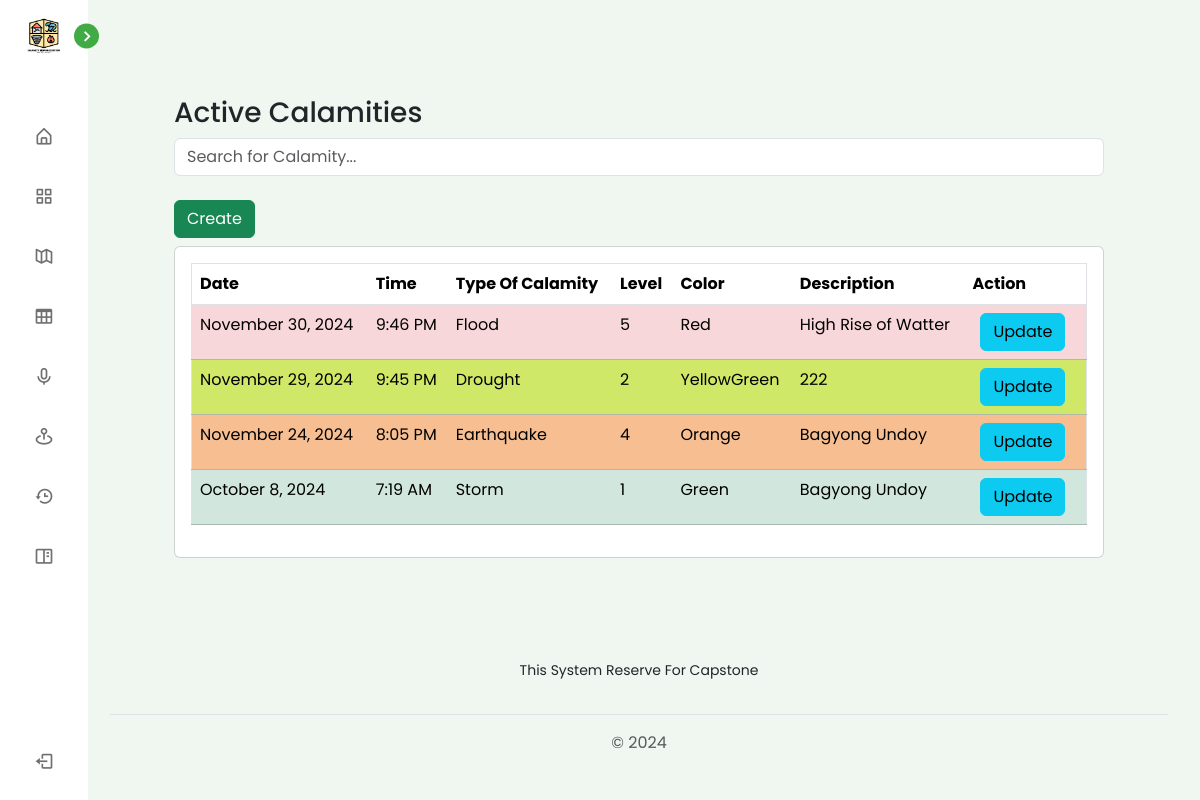
The page /view/pages/admin/calamity.php (signed in) on the database its author committed.
### tables this page shows
CREATE TABLE `tbl_calamity` (
  `id` int(11) NOT NULL,
  `calamity_id` varchar(255) NOT NULL,
  `calamity_type_id` varchar(255) NOT NULL,
  `calamity_status_id` varchar(255) NOT NULL,
  `calamity_description` varchar(255) NOT NULL,
  `calamity_active` tinyint(1) NOT NULL,
  `calamity_date` date NOT NULL,
  `calamity_time` time NOT NULL
);

CREATE TABLE `tbl_type_of_calamity` (
  `id` int(11) NOT NULL,
  `type_calamity_id` varchar(255) NOT NULL,
  `type_calamity_type` varchar(255) NOT NULL,
  `type_calamity_description` varchar(255) NOT NULL
);

CREATE TABLE `tbl_calamity_status` (
  `id` int(11) NOT NULL,
  `status_id` varchar(255) NOT NULL,
  `status_level` varchar(255) NOT NULL,
  `status_color` varchar(255) NOT NULL,
  `status_description` varchar(255) NOT NULL
);

### connection/connection.php (called while the page is built, shortened)
<?php
class config {
    public function __construct(){
        $dsn = "mysql:host=".H.";dbname=".DB;
        $username = U;
        $password = P;
        try {
            $this->pdo = new PDO($dsn, $username, $password);
        } catch (PDOException $e) {
            die("Connection failed: " . $e->getMessage());
        }
    }
}
?>

### controller/CalamityController.php (called while the page is built, shortened)
<?php
require_once('../../../services/CalamityServices.php');
$calamityService = new CalamityServices();
?>

### services/CalamityServices.php (called while the page is built, shortened)
<?php
require_once("../../../connection/connection.php");
class CalamityServices extends config {
    public function getActiveCalamity() {
        try {
            $query = "SELECT
                            c.id,
                            c.calamity_active,
                            c.calamity_date,
                            c.calamity_time,
                            c.calamity_description,
                            cs.status_id,
                            cs.status_level,
                            cs.status_color,
                            cs.status_description,
                            tc.type_calamity_id,
                            tc.type_calamity_type,
                            tc.type_calamity_description
                        FROM
                            tbl_calamity c
                        JOIN
                            tbl_calamity_status cs
                            ON c.calamity_status_id = cs.status_id
                        JOIN
                            tbl_type_of_calamity tc
                            ON c.calamity_type_id = tc.type_calamity_id
                        WHERE
                            c.calamity_active = 1
                        ORDER BY
                            c.calamity_date DESC
                        ";
            $stmt = $this->pdo->prepare($query);
            $stmt->execute();
            $calamities =  $stmt->fetchAll(PDO::FETCH_ASSOC);
            return  $calamities;
        } catch (PDOException $e) {
            echo "Error: " . $e->getMessage();
        }
    }
}
?>

### view/pages/admin/calamity.php (the view, shortened to what this page needs)
<?php
require_once('../../../controller/CalamityController.php');
$activeCalamities = $calamityService->getActiveCalamity();
?>
<?php require_once('../../components/header.php')?>
<div class="p-0 p-md-5">
    <div class="p-4">
        <h3 class="text-dark">Active Calamities</h3>
        <div class="mb-3">
            <input type="text" id="searchInput" class="form-control" placeholder="Search for Calamity...">
        </div>
        <button type="button" class="btn btn-success mx-0 my-md-2"
                                        data-bs-toggle="modal"
                                        data-bs-target="#calamityModal"
                                        data-bs-action="create">
                                        Create
                                    </button>
        <div class="table-responsive card p-3">
            <table border="1" class="table p-3" id="pestData">
                <thead>
                    <tr>
                        <th>Date</th>
                        <th>Time</th>
                        <th>Type Of Calamity</th>
                        <th>Level</th>
                        <th>Color</th>
                        <th>Description</th>
                        <th>Action</th>
                    </tr>
                </thead>
                <tbody>
                    <?php if (!empty($activeCalamities)): ?>
                        <?php foreach ($activeCalamities  as $calamity): ?>
                            <tr class="
                            <?php
                                if($calamity['status_color'] == 'Green') {
                                    echo "table-success";
                                }else if($calamity['status_color'] == 'YellowGreen') {
                                    echo "table-yellowgreen";
                                }else if($calamity['status_color'] == 'Yellow') {
                                    echo "table-warning";
                                }else if($calamity['status_color'] == 'Orange') {
                                    echo "table-orange";
                                }else if($calamity['status_color'] == 'Red') {
                                    echo "table-danger";
                                }
                            ?>
                           ">
                                <td><?php
                                    $date = new DateTime($calamity['calamity_date']);
                                    echo $date->format('F j, Y');
                                ?></td>
                                <td><?php
                                    $time = new DateTime($calamity['calamity_time']);
                                    echo $time->format('g:i A');
                                ?></td>
                                <td><?php echo htmlspecialchars($calamity['type_calamity_type']); ?></td>
                                <td><?php echo htmlspecialchars($calamity['status_level']); ?></td>
                                <td><?php echo htmlspecialchars($calamity['status_color']); ?></td>
                                <td><?php echo htmlspecialchars($calamity['calamity_description']); ?></td>
                                <td>
                                    <button type="button" class="btn btn-info mx-0 mx-md-2 my-1 my-md-0"
                                            data-bs-toggle="modal"
                                            data-bs-target="#calamityModal"
                                            data-bs-id="<?php echo htmlspecialchars($calamity['id']); ?>"
                                            data-bs-calamity_date="<?php echo htmlspecialchars($calamity['calamity_date']); ?>"
                                            data-bs-calamity_description="<?php echo htmlspecialchars($calamity['calamity_description']); ?>"
                                            data-bs-calamity_time="<?php echo htmlspecialchars($calamity['calamity_time']); ?>"
                                            data-bs-type_calamity_type="<?php echo htmlspecialchars($calamity['type_calamity_id']); ?>"
                                            data-bs-status_level="<?php echo htmlspecialchars($calamity['status_id']); ?>"
                                            data-bs-calamity_active="<?php echo htmlspecialchars($calamity['calamity_active']); ?>"
                                            data-bs-action="update">
                                        Update
                                    </button>
                                </td>
                            </tr>
                        <?php endforeach; ?>
                    <?php else: ?>
                        <tr>
                            <td colspan="6" class="text-center">No records found.</td>
                        </tr>
                    <?php endif; ?>
                </tbody>
            </table>
        </div>
    </div>
</div>
<?php require_once('../../components/footer.php')?>

### view/css/sidebar.css (style rules this page uses)
* { margin: 0; padding: 0; box-sizing: border-box; font-family: 'Poppins', sans-serif; }
:root { --body-color: #f0f6f0; --sidebar-color: #FFF; --primary-color: #40aa44; --primary-color-light: #fffbf5; --toggle-color: #DDD; --text-color: #707070; --tran-03: all 0.2s ease; --tran-03: all 0.3s ease; --tran-04: all 0.3s ease; --tran-05: all 0.3s ease; }
body { min-height: 100vh; background-color: var(--body-color); transition: var(--tran-05); }

### view/pages/admin/calamity.php (style rules this page uses)
.table-orange { background-color: #FF9800; color: white; }
.table-orange { --bs-table-color:#000; --bs-table-bg:#f6be91; --bs-table-border-color:#b9b3a7; --bs-table-striped-bg:#dbd0c7; --bs-table-striped-color:#000; --bs-table-active-bg:#d0c8bc; --bs-table-active-color:#000; --bs-table-hover-bg:#d6ccc1; --bs-table-hover-color:#000; color:var(--bs-table-color); border-color:var(--bs-table-border-color) }
.table-yellowgreen { --bs-table-color:#000; --bs-table-bg:#cfe868; --bs-table-border-color:#b6b9a7; --bs-table-striped-bg:#d8dbc7; --bs-table-striped-color:#000; --bs-table-active-bg:#ccd0bc; --bs-table-active-color:#000; --bs-table-hover-bg:#d5d6c1; --bs-table-hover-color:#000; color:var(--bs-table-color); border-color:var(--bs-table-border-color) }

### rows shown on the page
tbl_calamity: calamity_date "November 30, 2024", calamity_time "9:46 PM", tbl_type_of_calamity.type_calamity_type "Flood", tbl_calamity_status.status_level "5", tbl_calamity_status.status_color "Red", calamity_description "High Rise of Watter"
tbl_calamity: calamity_date "November 29, 2024", calamity_time "9:45 PM", tbl_type_of_calamity.type_calamity_type "Drought", tbl_calamity_status.status_level "2", tbl_calamity_status.status_color "YellowGreen", calamity_description "222"
tbl_calamity: calamity_date "November 24, 2024", calamity_time "8:05 PM", tbl_type_of_calamity.type_calamity_type "Earthquake", tbl_calamity_status.status_level "4", tbl_calamity_status.status_color "Orange", calamity_description "Bagyong Undoy"
tbl_calamity: calamity_date "October 8, 2024", calamity_time "7:19 AM", tbl_type_of_calamity.type_calamity_type "Storm", tbl_calamity_status.status_level "1", tbl_calamity_status.status_color "Green", calamity_description "Bagyong Undoy"
